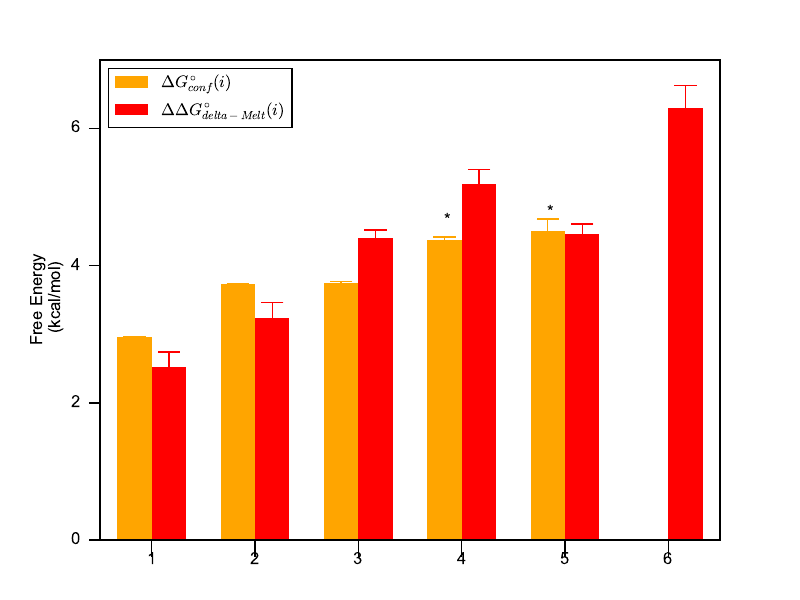

The script that saved this image:
import math
import numpy as np
import matplotlib.pyplot as plt
import matplotlib as mpl
from uncertainties import ufloat
from uncertainties import unumpy

linew = 1
cpsize = 8
fs = 12

mpl.rcParams['font.family'] = 'sans-serif'
mpl.rcParams['font.sans-serif'] = ['Arial']
mpl.rcParams['axes.linewidth'] = 1.0

fig, ax = plt.subplots()

# declare rd and uv arrays
# CGT_5.4LS_30c
cgt_5p4ls_30c_rd = ufloat(2.954, 0.012)
cgt_5p4ls_30c_pred = ufloat(2.53, 0.21)

# CGT_5.4HS_30c
cgt_5p4hs_30c_rd = ufloat(3.734, 0.006)
cgt_5p4hs_30c_pred = ufloat(3.24, 0.22)

# TGC_5.4LS_30c
tgc_5p4ls_30c_rd = ufloat(3.755, 0.015)
tgc_5p4ls_30c_pred = ufloat(4.40, 0.12)

# TGC_5.4HS_30c
tgc_5p4hs_30c_rd = ufloat(4.38, 0.04)
tgc_5p4hs_30c_pred = ufloat(5.19, 0.21)

# TGC_5.4HS_40c
tgc_5p4hs_40c_rd = ufloat(4.51, 0.17)
tgc_5p4hs_40c_pred = ufloat(4.46, 0.15)

# TGC_5.4HS_15C
tgc_5p4hs_15c_rd = ufloat(0.0, 0.0)
tgc_5p4hs_15c_pred = ufloat(6.30, 0.33)

rd_net = np.array([cgt_5p4ls_30c_rd, cgt_5p4hs_30c_rd, tgc_5p4ls_30c_rd, tgc_5p4hs_30c_rd, tgc_5p4hs_40c_rd, tgc_5p4hs_15c_rd])
pred_net = np.array([cgt_5p4ls_30c_pred, cgt_5p4hs_30c_pred, tgc_5p4ls_30c_pred, tgc_5p4hs_30c_pred, tgc_5p4hs_40c_pred, tgc_5p4hs_15c_pred])

rmse = np.sqrt(unumpy.nominal_values(np.sum(np.square(rd_net[:-1] - pred_net[:-1]))/len(list(rd_net[:-1]))))
#print 'rmse = ', rmse

bar_width = 1.0
sample_spacing = 3.0
plt.tick_params(axis='x', top=False, length=12.0, width=1, direction='out', pad=5)
plt.tick_params(axis='y', right=False, length=8.0, width=1, direction='out', pad=10)

ax.bar(np.array(range(len(rd_net)))*sample_spacing, unumpy.nominal_values(rd_net), yerr=unumpy.std_devs(rd_net), color='#FFA500', width=bar_width, align='center', edgecolor='#FFA500', linewidth=0, ecolor='#FFA500', error_kw=dict(lw=linew, capsize=cpsize, capthick=linew), label='$\Delta G^{\circ}_{conf}(i)$')
ax.bar((np.array(range(len(rd_net)))*sample_spacing)+bar_width, unumpy.nominal_values(pred_net), yerr=unumpy.std_devs(pred_net), color='r', width=bar_width, align='center', edgecolor='r', linewidth=0, ecolor='r', error_kw=dict(lw=linew, capsize=cpsize, capthick=linew), label='$\Delta\Delta G^{\circ}_{delta-Melt}(i)$')
ax.text(3*sample_spacing, unumpy.nominal_values(rd_net)[3] + 0.2, '*')
ax.text(4*sample_spacing, unumpy.nominal_values(rd_net)[4] + 0.2, '*')

ax.set_xticks((np.array(range(len(rd_net)))*sample_spacing) + (bar_width*0.5))
ax.set_xticklabels([str(ele+1) for ele in range(len(rd_net))], fontsize=fs)
plt.xlim([-1.0, 17.0])
plt.legend(fontsize=fs, loc=2)
plt.ylim([0., 7.])
ax.set_yticks([0., 2., 4., 6.])
ax.set_yticklabels([str(int(ele)) for ele in [0., 2., 4., 6.]], fontsize=fs)
plt.ylabel('Free Energy\n' + ' (kcal/mol)', fontsize=fs)
plt.savefig('fig10b.pdf')
#plt.show()
